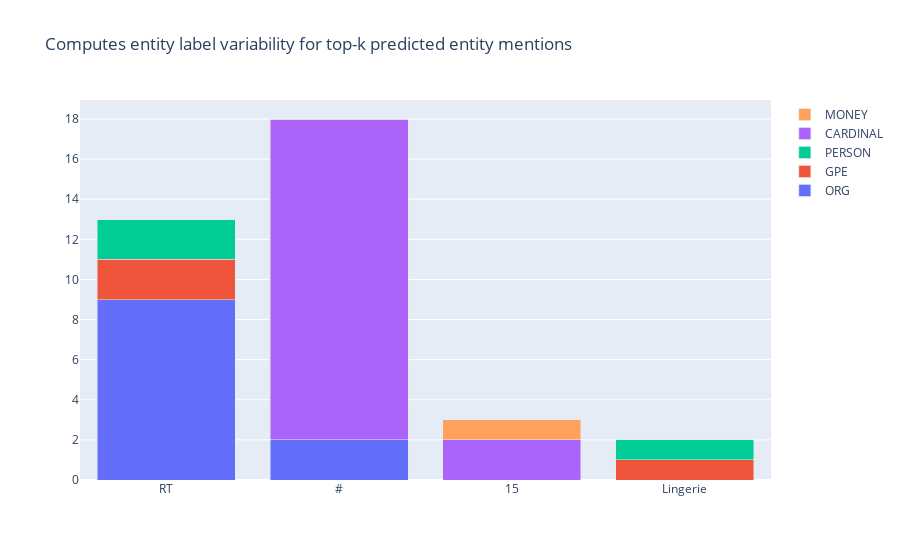

Here is the notebook cell this chart was saved with:
### Markdown cell above
### Explore some metrics for this pipeline

### Code cell
from rubrix.metrics.token_classification import entity_consistency

entity_consistency(name="spacy_sm_wnut17", mentions=5000, threshold=2).visualize()

### Figure 1 — Plotly figure (JSON) as saved in the notebook; plotly's stock layout.template omitted (floating-point values rounded to 4 significant figures)
{"data": [{"name": "ORG", "type": "bar", "x": ["RT", "#", "15", "Lingerie"], "y": [9, 2, 0, 0]}, {"name": "GPE", "type": "bar", "x": ["RT", "#", "15", "Lingerie"], "y": [2, 0, 0, 1]}, {"name": "PERSON", "type": "bar", "x": ["RT", "#", "15", "Lingerie"], "y": [2, 0, 0, 1]}, {"name": "CARDINAL", "type": "bar", "x": ["RT", "#", "15", "Lingerie"], "y": [0, 16, 2, 0]}, {"name": "MONEY", "type": "bar", "x": ["RT", "#", "15", "Lingerie"], "y": [0, 0, 1, 0]}], "layout": {"autosize": true, "barmode": "stack", "title": {"text": "Computes entity label variability for top-k predicted entity mentions"}, "xaxis": {"autorange": true, "range": [-0.5, 3.5], "title": {"text": ""}, "type": "category"}, "yaxis": {"autorange": true, "range": [0, 18.95], "title": {"text": ""}, "type": "linear"}}}
